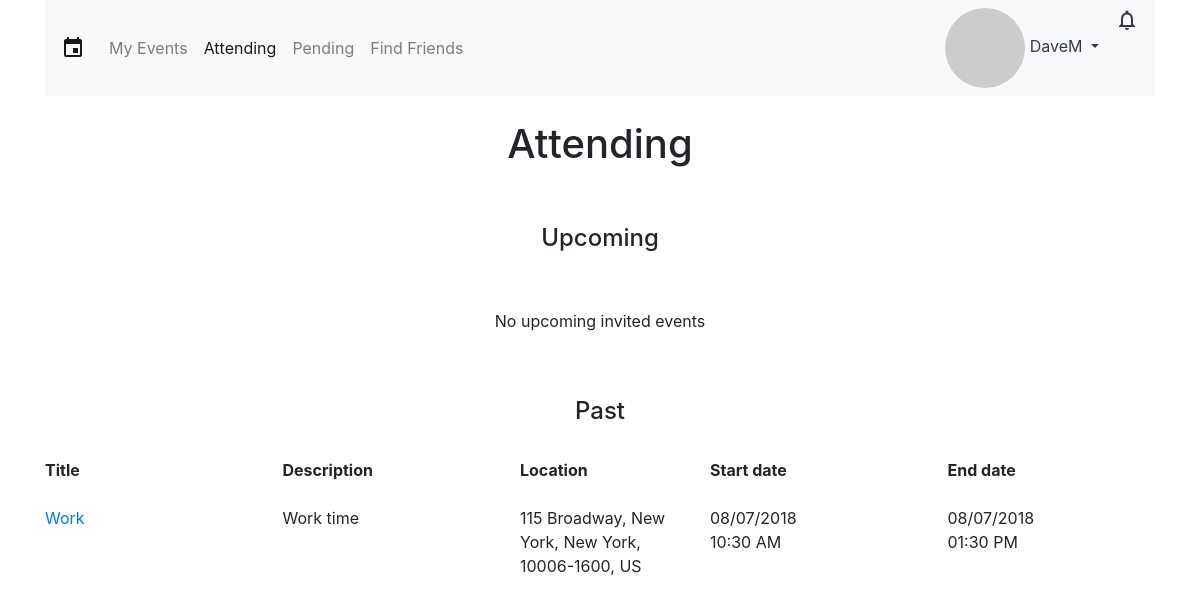
/attending.php (signed in), run on an earlier commit of the app's database.
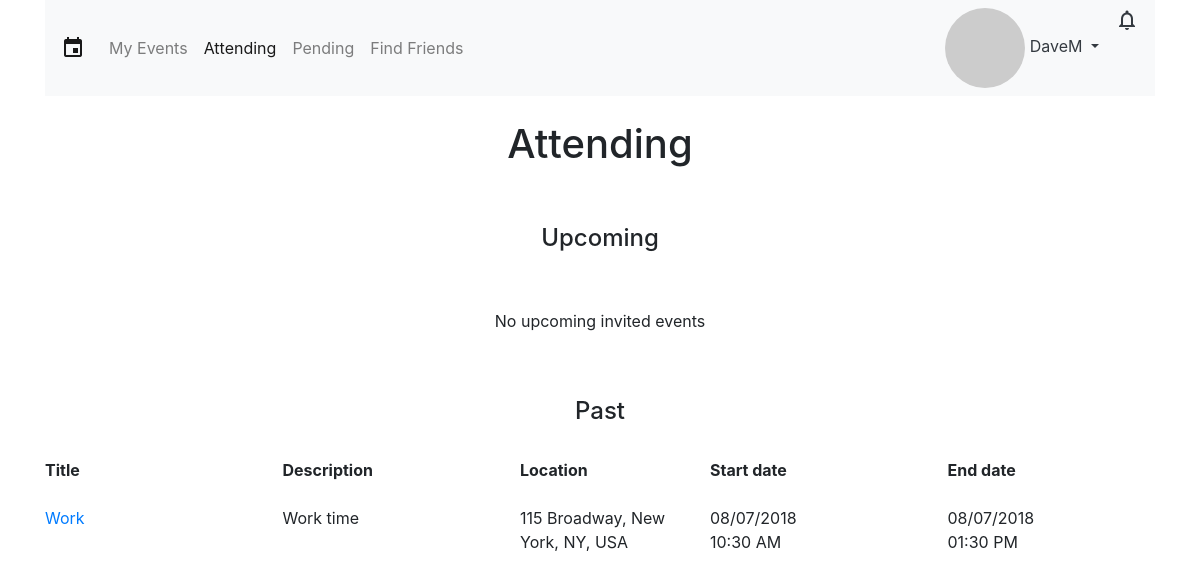
And on a later commit of the database.
### tables this page shows
CREATE TABLE `invite` (
  `id` int(11) NOT NULL,
  `user_id` int(11) NOT NULL,
  `event_id` int(11) NOT NULL,
  `status_id` int(11) NOT NULL
);

CREATE TABLE `events` (
  `event_id` int(11) NOT NULL,
  `title` varchar(50) NOT NULL,
  `description` varchar(255) NOT NULL,
  `location` varchar(255) NOT NULL,
  `startDate` datetime NOT NULL,
  `endDate` datetime NOT NULL
);

### attending.php (the view, shortened to what the changed rows need)
<?php
global $link;
$session_user_id = $_SESSION['user_id'];
$invitedEventsUpcoming_query = "SELECT * FROM invite LEFT OUTER JOIN events ON invite.event_id=events.event_id WHERE user_id='$session_user_id' AND status_id=2 AND events.endDate >= NOW()";
$invitedEventsUpcoming_results = mysqli_query($link, $invitedEventsUpcoming_query);
$invitedEventsPassed_query = "SELECT * FROM invite LEFT OUTER JOIN events ON invite.event_id=events.event_id WHERE user_id='$session_user_id' AND status_id=2 AND events.startDate <= NOW()";
$invitedEventsPassed_results = mysqli_query($link, $invitedEventsPassed_query);
$darkTheme_query = "SELECT darkTheme FROM users WHERE user_id='$session_user_id'";
$darkTheme_result = mysqli_query($link, $darkTheme_query);
$darkTheme = mysqli_fetch_array($darkTheme_result)[0];
?>
<!DOCTYPE html>
<html>
  <head>
    <link rel="stylesheet" href="https://stackpath.bootstrapcdn.com/bootstrap/4.1.1/css/bootstrap.min.css">
    <link rel="stylesheet" href="css/style.css">
  </head>
	<?php
	if($darkTheme == 0){
	?>
  <body>
	<?php
	}
	else if($darkTheme == 1){
	?>
	<body style="background-color: black; color: white">
	<?php
	}
	?>
    <div class="container">
      <br>
      <header>
        <h1 class="text-center">Attending</h1>
      </header>
      <main>
				<br>
				<br>
				<?php
				if(mysqli_num_rows($invitedEventsUpcoming_results) > 0){
				?>
					<br>
		      <div class="row font-weight-bold mb-4">
		      <div class="col-4 col-lg">Title</div>
		      <div class="col-5 col-lg">Description</div>
		      <div class="col-lg-2 d-none d-lg-block">Location</div>
		      <div class="col-lg d-none d-lg-block">Start date</div>
		      <div class="col-lg d-none d-lg-block">End date</div>
		      </div>
		      <?php
		      while($invited_row = mysqli_fetch_array($invitedEventsUpcoming_results)){
		      	$upcomingEvent_id = $invited_row['event_id'];
		        $upcomingUserEvents_id = $invited_row['id'];
		        $upcomingTitle = $invited_row['title'];
		        $upcomingDescription = $invited_row['description'];
		        $upcomingLocation = $invited_row['location'];
		        $upcomingStartDate = $invited_row['startDate'];
		        $upcomingStartDateFormatted = date("m/d/Y", strtotime($upcomingStartDate));
		        $upcomingStartTimeFormatted = date("h:i A", strtotime($upcomingStartDate));
		        $upcomingEndDate = $invited_row['endDate'];
		        $upcomingEndDateFormatted = date("m/d/Y", strtotime($upcomingEndDate));
		        $upcomingEndTimeFormatted = date("h:i A", strtotime($upcomingEndDate));
						?>
						<div class="row mb-4">
							<div class="col-4 col-lg"><a href="moreInfo.php?event_id=<?php echo $upcomingEvent_id ?>&userEvents_id=<?php echo $upcomingUserEvents_id ?>&invitedEvent=true"><?php echo $upcomingTitle ?></a></div>
							<div class="col-5 col-lg"><?php echo $upcomingDescription ?></div>
							<div class="col-lg-2 d-none d-lg-block"><?php echo $upcomingLocation ?></div>
							<div class="col-lg d-none d-lg-block"><?php echo $upcomingStartDateFormatted."<br>".$upcomingStartTimeFormatted ?></div>
							<div class="col-lg d-none d-lg-block"><?php echo $upcomingEndDateFormatted."<br>".$upcomingEndTimeFormatted ?></div>
						</div>
						<?php
							}
							}
							else{
								echo "
								<br>
								<br>
								<p class='text-lead text-center'>No upcoming invited events</p>";
							}
							echo '
							<br>
							<br>
							<h4 class="text-center">Past</h4>
							';
							if(mysqli_num_rows($invitedEventsPassed_results) > 0){
								?>
								<br>
								<?php
								while($invited_row = mysqli_fetch_array($invitedEventsPassed_results)){
									$passedEvent_id = $invited_row['event_id'];
									$passedUserEvents_id = $invited_row['id'];
									$passedTitle = $invited_row['title'];
									$passedDescription = $invited_row['description'];
									$passedLocation = $invited_row['location'];
									$passedStartDate = $invited_row['startDate'];
									$passedStartDateFormatted = date("m/d/Y", strtotime($passedStartDate));
									$passedStartTimeFormatted = date("h:i A", strtotime($passedStartDate));
									$passedEndDate = $invited_row['endDate'];
									$passedEndDateFormatted = date("m/d/Y", strtotime($passedEndDate));
									$passedEndTimeFormatted = date("h:i A", strtotime($passedEndDate));
									?>
								<div class="row mb-4">
									<div class="col-4 col-lg"><a href="moreInfo.php?event_id=<?php echo $passedEvent_id ?>&userEvents_id=<?php echo $passedUserEvents_id ?>&invitedEvent=true"><?php echo $passedTitle ?></a></div>
									<div class="col-5 col-lg"><?php echo $passedDescription ?></div>
									<div class="col-lg-2 d-none d-lg-block"><?php echo $passedLocation ?></div>
									<div class="col-lg d-none d-lg-block"><?php echo $passedStartDateFormatted."<br>".$passedStartTimeFormatted ?></div>
									<div class="col-lg d-none d-lg-block"><?php echo $passedEndDateFormatted."<br>".$passedEndTimeFormatted ?></div>
								</div>
								<?php
									}
									}
									else{
										echo "
										<br>
										<br>
										<p class='text-lead text-center'>No past invited events</p>";
									}
        ?>
      </main>
    </div>
  </body>
</html>

What changed in the data, as far as the page shows it:
changed through a linked row, invite "Work": event.location "115 Broadway, New York, New York, 10006-1600, US" → "115 Broadway, New York, NY, USA"
